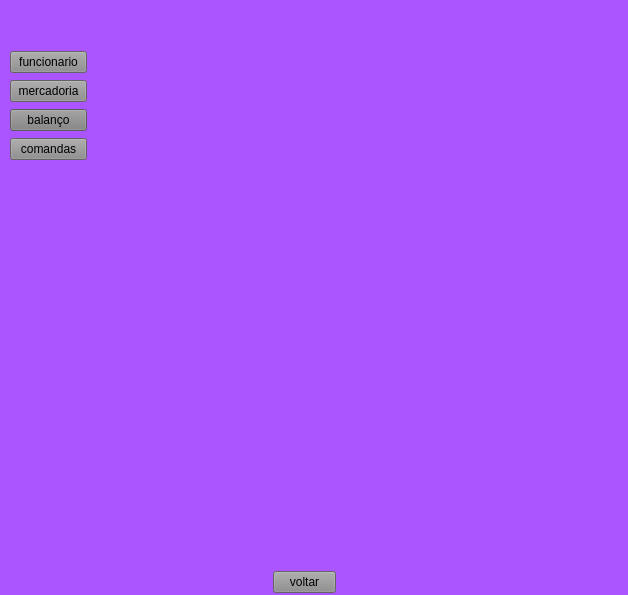
<?xml version="1.0" encoding="UTF-8"?>
<ui version="4.0">
 <class>Form</class>
 <widget class="QWidget" name="Form">
  <property name="geometry">
   <rect>
    <x>0</x>
    <y>0</y>
    <width>628</width>
    <height>595</height>
   </rect>
  </property>
  <property name="windowTitle">
   <string>Form</string>
  </property>
  <property name="styleSheet">
   <string notr="true">background-color: rgb(170, 85, 255);</string>
  </property>
  <widget class="QWidget" name="">
   <property name="geometry">
    <rect>
     <x>10</x>
     <y>50</y>
     <width>77</width>
     <height>112</height>
    </rect>
   </property>
   <layout class="QVBoxLayout" name="verticalLayout">
    <item>
     <widget class="QPushButton" name="bt_funcionario">
      <property name="styleSheet">
       <string notr="true">background-color: rgb(140, 140, 140);</string>
      </property>
      <property name="text">
       <string>funcionario</string>
      </property>
     </widget>
    </item>
    <item>
     <widget class="QPushButton" name="bt_mercadoria">
      <property name="styleSheet">
       <string notr="true">background-color: rgb(140, 140, 140);</string>
      </property>
      <property name="text">
       <string>mercadoria</string>
      </property>
     </widget>
    </item>
    <item>
     <widget class="QPushButton" name="bt_balanco">
      <property name="styleSheet">
       <string notr="true">background-color: rgb(129, 129, 129);</string>
      </property>
      <property name="text">
       <string>balanço</string>
      </property>
     </widget>
    </item>
    <item>
     <widget class="QPushButton" name="bt_comanda">
      <property name="styleSheet">
       <string notr="true">background-color: rgb(140, 140, 140);</string>
      </property>
      <property name="text">
       <string>comandas</string>
      </property>
     </widget>
    </item>
   </layout>
  </widget>
  <widget class="QWidget" name="">
   <property name="geometry">
    <rect>
     <x>260</x>
     <y>570</y>
     <width>89</width>
     <height>25</height>
    </rect>
   </property>
   <layout class="QHBoxLayout" name="horizontalLayout">
    <item>
     <widget class="QLabel" name="label">
      <property name="text">
       <string/>
      </property>
     </widget>
    </item>
    <item>
     <widget class="QPushButton" name="bt_voltar">
      <property name="styleSheet">
       <string notr="true">background-color: rgb(140, 140, 140);</string>
      </property>
      <property name="text">
       <string>voltar</string>
      </property>
     </widget>
    </item>
    <item>
     <widget class="QLabel" name="label_2">
      <property name="text">
       <string/>
      </property>
     </widget>
    </item>
   </layout>
  </widget>
 </widget>
 <resources/>
 <connections/>
</ui>
